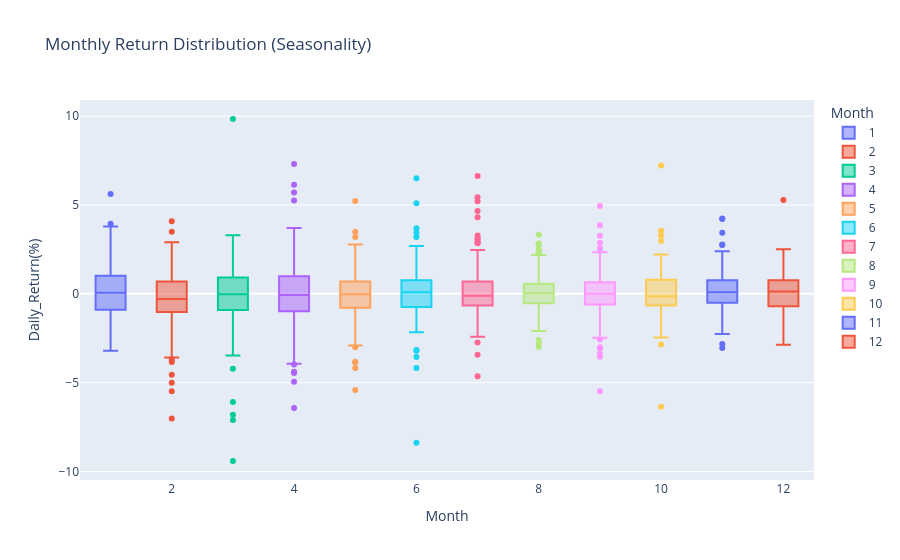

Notebook code cell kept with this figure:
### Markdown cell above
### 2.2 Seasonality Analysis
Let's see if there are specific months where the stock performs better or worse using a boxplot.

### Code cell
df['Month'] = df.index.month
fig_box = px.box(df, x='Month', y='Daily_Return(%)', 
                 title='Monthly Return Distribution (Seasonality)',
                 color='Month')
fig_box.show()
# Drop 'Month' as we might not use it in our simple model
df.drop('Month', axis=1, inplace=True)

### Figure 1 — Plotly figure (JSON) as saved in the notebook; plotly's stock layout.template omitted (floating-point values rounded to 4 significant figures; data arrays with more than 128 entries replaced by an {"elided": "..."} marker saying what was removed)
{"data": [{"alignmentgroup": "True", "hovertemplate": "Month=%{x}<br>Daily_Return(%)=%{y}<extra></extra>", "legendgroup": "1", "marker": {"color": "#636efa"}, "name": "1", "notched": false, "offsetgroup": "1", "orientation": "v", "showlegend": true, "type": "box", "x": {"elided": "149 int values"}, "x0": " ", "xaxis": "x", "y": {"elided": "149 float values"}, "y0": " ", "yaxis": "y"}, {"alignmentgroup": "True", "hovertemplate": "Month=%{x}<br>Daily_Return(%)=%{y}<extra></extra>", "legendgroup": "2", "marker": {"color": "#EF553B"}, "name": "2", "notched": false, "offsetgroup": "2", "orientation": "v", "showlegend": true, "type": "box", "x": {"elided": "140 int values"}, "x0": " ", "xaxis": "x", "y": {"elided": "140 float values"}, "y0": " ", "yaxis": "y"}, {"alignmentgroup": "True", "hovertemplate": "Month=%{x}<br>Daily_Return(%)=%{y}<extra></extra>", "legendgroup": "3", "marker": {"color": "#00cc96"}, "name": "3", "notched": false, "offsetgroup": "3", "orientation": "v", "showlegend": true, "type": "box", "x": {"elided": "140 int values"}, "x0": " ", "xaxis": "x", "y": {"elided": "140 float values"}, "y0": " ", "yaxis": "y"}, {"alignmentgroup": "True", "hovertemplate": "Month=%{x}<br>Daily_Return(%)=%{y}<extra></extra>", "legendgroup": "4", "marker": {"color": "#ab63fa"}, "name": "4", "notched": false, "offsetgroup": "4", "orientation": "v", "showlegend": true, "type": "box", "x": {"elided": "132 int values"}, "x0": " ", "xaxis": "x", "y": {"elided": "132 float values"}, "y0": " ", "yaxis": "y"}, {"alignmentgroup": "True", "hovertemplate": "Month=%{x}<br>Daily_Return(%)=%{y}<extra></extra>", "legendgroup": "5", "marker": {"color": "#FFA15A"}, "name": "5", "notched": false, "offsetgroup": "5", "orientation": "v", "showlegend": true, "type": "box", "x": {"elided": "145 int values"}, "x0": " ", "xaxis": "x", "y": {"elided": "145 float values"}, "y0": " ", "yaxis": "y"}, {"alignmentgroup": "True", "hovertemplate": "Month=%{x}<br>Daily_Return(%)=%{y}<extra></extra>", "legendgroup": "6", "marker": {"color": "#19d3f3"}, "name": "6", "notched": false, "offsetgroup": "6", "orientation": "v", "showlegend": true, "type": "box", "x": {"elided": "149 int values"}, "x0": " ", "xaxis": "x", "y": {"elided": "149 float values"}, "y0": " ", "yaxis": "y"}, {"alignmentgroup": "True", "hovertemplate": "Month=%{x}<br>Daily_Return(%)=%{y}<extra></extra>", "legendgroup": "7", "marker": {"color": "#FF6692"}, "name": "7", "notched": false, "offsetgroup": "7", "orientation": "v", "showlegend": true, "type": "box", "x": {"elided": "149 int values"}, "x0": " ", "xaxis": "x", "y": {"elided": "149 float values"}, "y0": " ", "yaxis": "y"}, {"alignmentgroup": "True", "hovertemplate": "Month=%{x}<br>Daily_Return(%)=%{y}<extra></extra>", "legendgroup": "8", "marker": {"color": "#B6E880"}, "name": "8", "notched": false, "offsetgroup": "8", "orientation": "v", "showlegend": true, "type": "box", "x": [8, 8, 8, 8, 8, 8, 8, 8, 8, 8, 8, 8, 8, 8, 8, 8, 8, 8, 8, 8, 8, 8, 8, 8, 8, 8, 8, 8, 8, 8, 8, 8, 8, 8, 8, 8, 8, 8, 8, 8, 8, 8, 8, 8, 8, 8, 8, 8, 8, 8, 8, 8, 8, 8, 8, 8, 8, 8, 8, 8, 8, 8, 8, 8, 8, 8, 8, 8, 8, 8, 8, 8, 8, 8, 8, 8, 8, 8, 8, 8, 8, 8, 8, 8, 8, 8, 8, 8, 8, 8, 8, 8, 8, 8, 8, 8, 8, 8, 8, 8, 8, 8, 8, 8, 8, 8, 8, 8, 8, 8, 8, 8, 8, 8, 8, 8, 8, 8, 8, 8, 8, 8, 8, 8], "x0": " ", "xaxis": "x", "y": [-1.194, -0.1974, 0.4356, 2.151, -0.5524, -0.5468, -0.127, -0.9891, -0.1285, -0.5456, 0.5018, 0.7256, -0.5794, -0.1662, -0.1887, -0.02225, -0.2424, 0.4838, -0.2263, -0.4381, 0.8353, 1.64, 2.035, -0.3334, 0.3055, 0.7872, 0.3897, 0.3371, 0.3089, 0.2258, 3.331, 0.2757, 2.306, 0.2111, -0.02949, 2.189, -0.6653, 1.268, 0.3512, 1.315, -0.5067, 2.301, -0.0939, -0.2122, 1.449, 0.4627, 0.301, 0.2793, -0.5986, 2.035, -0.6121, -0.2602, 0.2476, -0.5836, 0.1331, -0.9215, -2.085, -0.8905, -1.141, 0.1243, -2.782, 2.509, 0.8944, -0.3302, -1.183, 1.282, 1.176, -0.3861, -0.2334, -0.5892, 0.1946, 0.03044, 0.2478, -0.6549, -1.998, 1.026, -0.5733, 0.476, -0.309, -0.1904, -0.17, 0.01777, 0.4384, -1.007, 0.2679, -2.594, -2.989, 0.3887, 0.7012, -0.6642, 1.347, -0.7827, 0.031, 2.342, 2.812, 1.675, 0.7416, 0.6234, -1.088, -0.8463, 0.8636, -0.1177, 0.1979, 0.1276, 0.9298, -1.113, 2.378, -0.3415, -1.031, 0.4848, -0.3479, 0.1449, -0.1776, 0.02636, -0.4578, -0.3673, 0.166, 2.732, 0.1291, -1.566, 2.836, 0.5285, -2.011, -0.2909], "y0": " ", "yaxis": "y"}, {"alignmentgroup": "True", "hovertemplate": "Month=%{x}<br>Daily_Return(%)=%{y}<extra></extra>", "legendgroup": "9", "marker": {"color": "#FF97FF"}, "name": "9", "notched": false, "offsetgroup": "9", "orientation": "v", "showlegend": true, "type": "box", "x": [9, 9, 9, 9, 9, 9, 9, 9, 9, 9, 9, 9, 9, 9, 9, 9, 9, 9, 9, 9, 9, 9, 9, 9, 9, 9, 9, 9, 9, 9, 9, 9, 9, 9, 9, 9, 9, 9, 9, 9, 9, 9, 9, 9, 9, 9, 9, 9, 9, 9, 9, 9, 9, 9, 9, 9, 9, 9, 9, 9, 9, 9, 9, 9, 9, 9, 9, 9, 9, 9, 9, 9, 9, 9, 9, 9, 9, 9, 9, 9, 9, 9, 9, 9, 9, 9, 9, 9, 9, 9, 9, 9, 9, 9, 9, 9, 9, 9, 9, 9, 9, 9, 9, 9, 9, 9, 9, 9, 9, 9, 9, 9, 9, 9, 9, 9, 9, 9, 9, 9, 9, 9, 9, 9, 9, 9, 9, 9], "x0": " ", "xaxis": "x", "y": [-0.4829, 0.8369, 1.516, -0.4653, 1.671, 0.9088, -0.8751, 0.1504, 1.842, 4.941, 0, 0.4656, -1.68, -0.449, 0.6286, 2.338, -2.2, -5.479, 3.861, 0.1652, 2.559, 0.1567, -1.888, 3.279, 0.1381, 0.259, -0.9372, -1.094, 0.4571, 1.423, 1.055, 1.767, -1.296, -1.933, -0.1136, 1.032, -0.02072, 0.1838, 0.05297, -0.8873, -1.506, 0.3374, -0.4312, -2.474, -0.04151, 0.09582, -0.2026, 0.7211, 0.6366, 1.514, 0.7863, -0.4193, -3.374, -0.5144, -3.081, 0.6681, 0.3797, -1.286, 0.2066, -0.8429, 0.4141, 0.7698, 0.6032, -1.263, 0.2419, 0.6673, 1.163, 0.3174, 0.01603, 0.7391, -0.3864, 1.126, 2.877, -0.3617, -0.2186, 1.074, 0.2182, -0.002756, -0.5754, 0.5118, -0.7354, 0.239, 0.1004, -1.464, -0.2304, -0.7181, -0.1924, -0.7335, -0.07367, -0.429, -0.1616, 1.31, -0.6322, 0.8561, 0.1084, -0.2067, -0.1684, -3.54, -1.15, -0.2619, -0.3827, 0.0656, 0.08078, 0.4152, 0.3774, -0.933, 0.9045, -0.03534, -0.4499, -0.05811, -1.531, -0.9612, 1.007, 1.987, 0.4566, 0.2945, -0.6861, 1.086, 0.8615, 0.1229, -0.2361, -3.01, -0.3709, -0.8817, -2.57, -1.971, -0.1035, -0.2659], "y0": " ", "yaxis": "y"}, {"alignmentgroup": "True", "hovertemplate": "Month=%{x}<br>Daily_Return(%)=%{y}<extra></extra>", "legendgroup": "10", "marker": {"color": "#FECB52"}, "name": "10", "notched": false, "offsetgroup": "10", "orientation": "v", "showlegend": true, "type": "box", "x": [10, 10, 10, 10, 10, 10, 10, 10, 10, 10, 10, 10, 10, 10, 10, 10, 10, 10, 10, 10, 10, 10, 10, 10, 10, 10, 10, 10, 10, 10, 10, 10, 10, 10, 10, 10, 10, 10, 10, 10, 10, 10, 10, 10, 10, 10, 10, 10, 10, 10, 10, 10, 10, 10, 10, 10, 10, 10, 10, 10, 10, 10, 10, 10, 10, 10, 10, 10, 10, 10, 10, 10, 10, 10, 10, 10, 10, 10, 10, 10, 10, 10, 10, 10, 10, 10, 10, 10, 10, 10, 10, 10, 10, 10, 10, 10, 10, 10, 10, 10, 10, 10, 10, 10, 10, 10, 10, 10, 10, 10, 10, 10, 10, 10, 10, 10, 10, 10, 10, 10, 10, 10, 10], "x0": " ", "xaxis": "x", "y": [1.25, 7.226, 0.3141, 0.7976, 3.28, -0.4512, 0.6061, -0.1219, -0.1759, -2.456, 0.8283, -1.873, 1.012, -2.322, -0.1589, 0.5859, 0.0521, -2.159, -0.3023, 0.3985, 1.223, -1.201, 1.155, 1.59, -0.5843, 2.152, 1.098, -6.353, -0.8886, 0.06431, -1.007, 0.9885, -0.3564, -0.6962, -2.116, -0.9526, -0.1686, -0.2963, 0.2053, -1.951, -0.6985, -0.6523, 3.558, 0.3494, -1.194, 1.75, -1.571, 1.016, 0.08221, -0.1337, 0.6664, 1.059, -0.7266, 1.136, -0.6303, 0.7745, 0.01265, -0.1486, 0.1853, 0.9452, -0.418, 0.6802, 1.459, 0.8929, 0.4681, -0.2597, -0.5236, -1.866, 0.7989, -1.311, -0.4824, -0.5646, -0.6498, 1.126, -2.415, -0.588, -1.574, 0.4256, 0.8236, -0.2901, 0.4545, -1.286, 0.4607, 0.4845, -0.4587, -0.00705, -0.6008, -1.85, -0.3025, -0.4798, -0.5307, 0.3431, 0.5867, -1.048, -1.577, 1.264, -0.4513, 0.2384, 0.8207, -0.3813, 0.2307, -2.845, 0.8932, -0.4221, 2.981, -0.4919, 1.799, 1.14, -1.091, -0.6968, -1.56, 0.6951, 0.03031, -0.2861, 1.789, -0.2819, 2.212, -0.3254, 0.7084, -0.8752, -0.009809, -0.7293, 0.7479], "y0": " ", "yaxis": "y"}, {"alignmentgroup": "True", "hovertemplate": "Month=%{x}<br>Daily_Return(%)=%{y}<extra></extra>", "legendgroup": "11", "marker": {"color": "#636efa"}, "name": "11", "notched": false, "offsetgroup": "11", "orientation": "v", "showlegend": true, "type": "box", "x": [11, 11, 11, 11, 11, 11, 11, 11, 11, 11, 11, 11, 11, 11, 11, 11, 11, 11, 11, 11, 11, 11, 11, 11, 11, 11, 11, 11, 11, 11, 11, 11, 11, 11, 11, 11, 11, 11, 11, 11, 11, 11, 11, 11, 11, 11, 11, 11, 11, 11, 11, 11, 11, 11, 11, 11, 11, 11, 11, 11, 11, 11, 11, 11, 11, 11, 11, 11, 11, 11, 11, 11, 11, 11, 11, 11, 11, 11, 11, 11, 11, 11, 11, 11, 11, 11, 11, 11, 11, 11, 11, 11, 11, 11, 11, 11, 11, 11, 11, 11, 11, 11, 11, 11, 11, 11, 11, 11, 11, 11, 11, 11, 11, 11, 11, 11, 11, 11, 11], "x0": " ", "xaxis": "x", "y": [-2.261, 1.113, 0.7423, 1.227, 0.8098, 0.7073, -2.824, 1.442, -0.6232, -0.5316, 0.5081, -0.161, -1.478, 0.3902, 0.8855, 2.406, -0.08079, -0.7623, 0.7144, -1.505, 2.315, 0.2244, 0.2311, 0.4696, -0.1682, 0.08422, -0.6104, 0.1119, 1.085, 0.7728, 0.08721, -0.9701, -1.312, -0.4977, 0.1692, -0.6048, 0.07552, 0.02759, 1.6, 0.7753, 2.084, -0.5522, -1.078, 0.3321, 0.5066, -0.5458, -0.3234, 3.441, 0.5896, -0.08693, 0.6827, -0.1893, -0.1657, -1.793, 0.9578, -0.2006, 2.172, 0.2811, 0.1652, 0.06185, -0.1928, -1.131, 0.8842, -0.2738, 0.8759, -0.2899, 0.3293, -1.008, -0.4182, -0.05701, 2.184, 2.748, 0.1315, 0.4897, -0.2671, 0.5684, -0.6204, -1.458, 0.3775, 1.256, -0.7442, 0.3969, -0.5032, 0.1816, 4.238, 0.2718, -0.09395, 1.247, -0.03097, -1.121, -0.1072, -3.049, 0.4988, 0.8244, 4.217, 1.661, 0.8714, -0.463, -2.023, 0.6113, -1.347, -0.8817, 0.6923, -0.6344, 1.116, 0.7206, 2.783, -0.8334, 0.009658, -0.1223, -0.4867, 1.963, -0.09212, 0.1844, -0.2984, -0.7004, 1.401, -0.8315, 0.02869], "y0": " ", "yaxis": "y"}, {"alignmentgroup": "True", "hovertemplate": "Month=%{x}<br>Daily_Return(%)=%{y}<extra></extra>", "legendgroup": "12", "marker": {"color": "#EF553B"}, "name": "12", "notched": false, "offsetgroup": "12", "orientation": "v", "showlegend": true, "type": "box", "x": {"elided": "130 int values"}, "x0": " ", "xaxis": "x", "y": {"elided": "130 float values"}, "y0": " ", "yaxis": "y"}], "layout": {"boxmode": "overlay", "legend": {"title": {"text": "Month"}, "tracegroupgap": 0}, "title": {"text": "Monthly Return Distribution (Seasonality)"}, "xaxis": {"anchor": "y", "categoryarray": [1, 2, 3, 4, 5, 6, 7, 8, 9, 10, 11, 12], "categoryorder": "array", "domain": [0, 1], "title": {"text": "Month"}}, "yaxis": {"anchor": "x", "domain": [0, 1], "title": {"text": "Daily_Return(%)"}}}}
